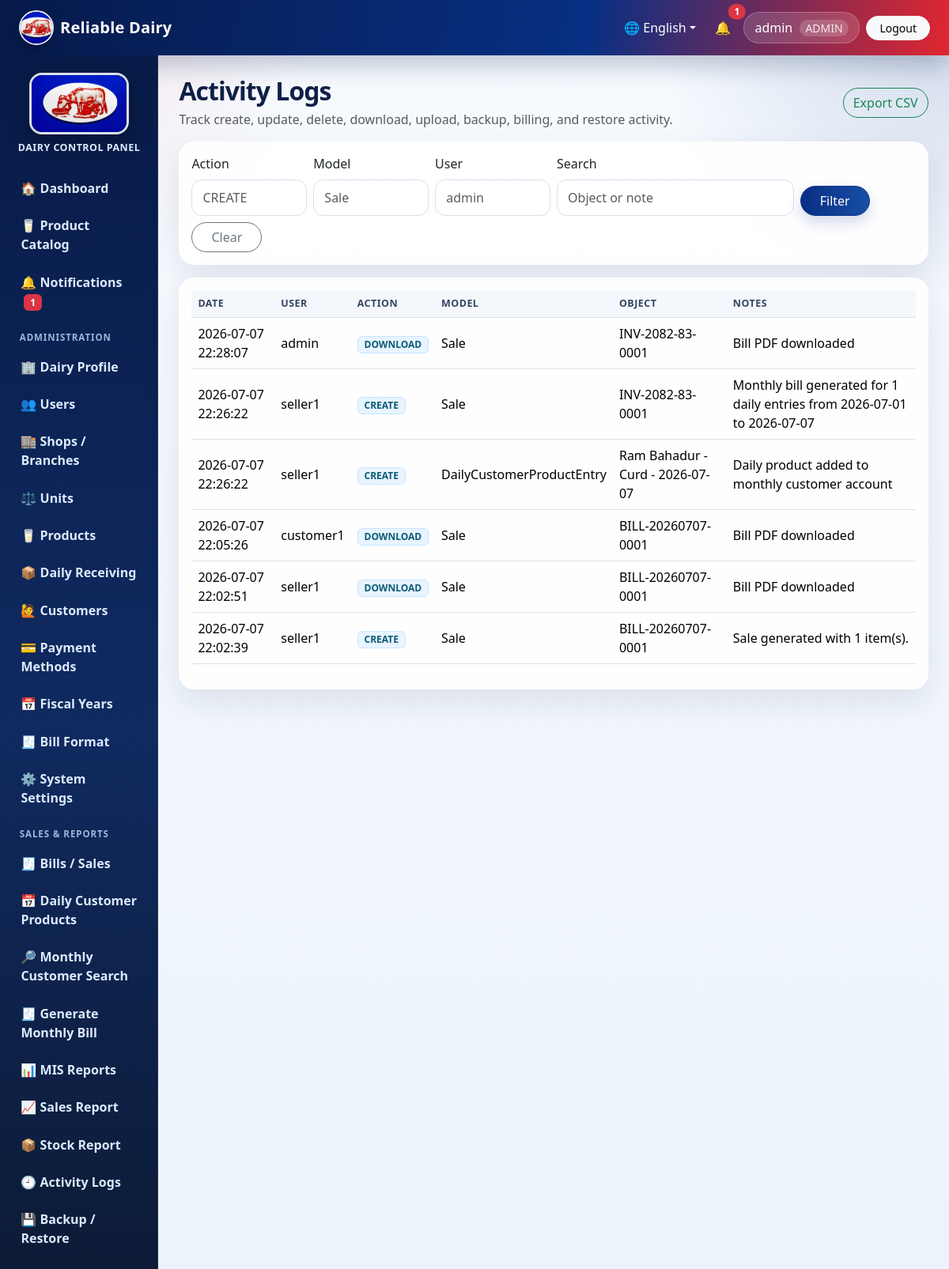
The page /activity-logs/ (signed in) on the database its author committed.
### core/models.py (models this page shows, shortened)
class DairyProfile(models.Model):
    name = models.CharField(max_length=150, default='Reliable Dairy')
    address = models.CharField(max_length=255, blank=True)
    pan_number = models.CharField(max_length=50, blank=True)
    contact_number = models.CharField(max_length=30, blank=True)
    email = models.EmailField(blank=True)
    logo_url = models.URLField(blank=True, help_text='Optional URL/path to logo')
    bill_header = models.CharField(max_length=255, blank=True)
    bill_footer = models.CharField(max_length=255, blank=True)
    terms_conditions = models.TextField(blank=True)
    updated_at = models.DateTimeField(auto_now=True)
    @classmethod
    def get_solo(cls):
        obj, _ = cls.objects.get_or_create(pk=1)
        return obj

class AuditLog(models.Model):
    user = models.ForeignKey(User, on_delete=models.SET_NULL, blank=True, null=True)
    action = models.CharField(max_length=100)
    model_name = models.CharField(max_length=100)
    object_repr = models.CharField(max_length=255)
    notes = models.TextField(blank=True)
    created_at = models.DateTimeField(auto_now_add=True)
    class Meta:
        ordering = ['-created_at']

### core/views.py (the view, shortened to what this page needs)
# urls.py: path('activity-logs/', views.audit_logs, name='audit_logs'),
@admin_required
def audit_logs(request):
    logs = AuditLog.objects.select_related('user').order_by('-created_at')
    action = request.GET.get('action', '').strip()
    model_name = request.GET.get('model', '').strip()
    user_query = request.GET.get('user', '').strip()
    q = request.GET.get('q', '').strip()
    if action:
        logs = logs.filter(action__icontains=action)
    if model_name:
        logs = logs.filter(model_name__icontains=model_name)
    if user_query:
        logs = logs.filter(user__username__icontains=user_query)
    if q:
        logs = logs.filter(Q(object_repr__icontains=q) | Q(notes__icontains=q))
    return render(request, 'core/audit_logs.html', {'logs': logs[:300], 'filters': request.GET})

### core/templates/core/audit_logs.html
{% extends 'core/base.html' %}
{% block content %}
<div class="d-flex flex-wrap justify-content-between align-items-center gap-2 mb-3">
    <div>
        <h2 class="mb-1">Activity Logs</h2>
        <p class="text-muted mb-0">Track create, update, delete, download, upload, backup, billing, and restore activity.</p>
    </div>
    <a class="btn btn-outline-success rounded-pill" href="?{{ request.GET.urlencode }}&export=csv">Export CSV</a>
</div>
<div class="card card-stat mb-3"><div class="card-body">
    <form method="get" class="row g-2">
        <div class="col-md-2"><label class="form-label">Action</label><input name="action" value="{{ filters.action }}" class="form-control" placeholder="CREATE"></div>
        <div class="col-md-2"><label class="form-label">Model</label><input name="model" value="{{ filters.model }}" class="form-control" placeholder="Sale"></div>
        <div class="col-md-2"><label class="form-label">User</label><input name="user" value="{{ filters.user }}" class="form-control" placeholder="admin"></div>
        <div class="col-md-4"><label class="form-label">Search</label><input name="q" value="{{ filters.q }}" class="form-control" placeholder="Object or note"></div>
        <div class="col-md-auto align-self-end"><button class="btn btn-primary rounded-pill px-4">Filter</button></div>
        <div class="col-md-auto align-self-end"><a class="btn btn-outline-secondary rounded-pill px-4" href="{% url 'audit_logs' %}">Clear</a></div>
    </form>
</div></div>
<div class="card card-stat"><div class="card-body table-responsive"><table class="table table-hover align-middle">
<thead><tr><th>Date</th><th>User</th><th>Action</th><th>Model</th><th>Object</th><th>Notes</th></tr></thead>
<tbody>{% for log in logs %}<tr><td>{{ log.created_at|date:'Y-m-d H:i:s' }}</td><td>{{ log.user.username|default:'System' }}</td><td><span class="badge badge-soft">{{ log.action }}</span></td><td>{{ log.model_name }}</td><td>{{ log.object_repr }}</td><td>{{ log.notes|default:'-' }}</td></tr>{% empty %}<tr><td colspan="6">No logs found.</td></tr>{% endfor %}</tbody>
</table></div></div>
{% endblock %}

### core/templates/core/base.html (shortened to what this page needs)
{% load static %}
<!doctype html>
<html lang="{{ current_language|default:'en' }}">
<head>
    <link href="https://cdn.jsdelivr.net/npm/bootstrap@5.3.3/dist/css/bootstrap.min.css" rel="stylesheet">
    <link href="{% static 'css/app.css' %}" rel="stylesheet">
</head>
<body>
<nav class="navbar navbar-expand-lg app-navbar no-print">
    <div class="container-fluid px-3 px-lg-4">
        <a class="navbar-brand d-flex align-items-center gap-2" href="{% url 'dashboard' %}">
            <img src="{{ site_logo_url }}" alt="Logo" class="brand-logo">
            <span>{{ dairy_profile.name|default:'Dairy Management System' }}</span>
        </a>
        <div class="collapse navbar-collapse" id="topNav">
            <ul class="navbar-nav ms-auto align-items-lg-center gap-lg-2">
                <li class="nav-item dropdown">
                    <a class="nav-link dropdown-toggle text-white" href="#" role="button" data-bs-toggle="dropdown">🌐 {% if current_language == 'ne' %}नेपाली{% else %}English{% endif %}</a>
                </li>
                {% if user.is_authenticated %}
                    <li class="nav-item"><a class="nav-link text-white position-relative" href="{% url 'notifications' %}">🔔 {% if unread_notifications %}<span class="position-absolute top-0 start-100 translate-middle badge rounded-pill bg-danger">{{ unread_notifications }}</span>{% endif %}</a></li>
                    <li class="nav-item"><span class="nav-link user-pill">{{ user.username }} {% if current_role %}<small>{{ current_role }}</small>{% endif %}</span></li>
                    <li class="nav-item"><a class="btn btn-light btn-sm rounded-pill px-3" href="{% url 'logout' %}">{{ L.logout }}</a></li>
                {% endif %}
            </ul>
        </div>
    </div>
</nav>
<div class="container-fluid page-shell">
    <div class="row g-0">
        {% if user.is_authenticated %}
        <aside class="col-md-3 col-lg-2 sidebar no-print">
            <div class="sidebar-logo text-center">
                <img src="{{ bill_logo_url }}" alt="Dairy Logo" class="sidebar-image">
                <div class="sidebar-title">Dairy Control Panel</div>
            </div>
            <a href="{% url 'dashboard' %}">🏠 {{ L.dashboard }}</a>
            <a href="{% url 'product_catalog' %}">🥛 {{ L.product_catalog }}</a>
            <a href="{% url 'notifications' %}">🔔 {{ L.notifications }} {% if unread_notifications %}<span class="badge bg-danger ms-1">{{ unread_notifications }}</span>{% endif %}</a>
            {% if current_role == Role.ADMIN %}
                <div class="sidebar-section">{{ L.administration }}</div>
                <a href="{% url 'dairy_profile' %}">🏢 {{ L.dairy_profile }}</a>
                <a href="{% url 'user_list' %}">👥 {{ L.users }}</a>
                <a href="{% url 'shop_list' %}">🏬 {{ L.shops }}</a>
                <a href="{% url 'unit_list' %}">⚖️ {{ L.units }}</a>
                <a href="{% url 'product_list' %}">🥛 {{ L.products }}</a>
                <a href="{% url 'receiving_list' %}">📦 {{ L.daily_receiving }}</a>
                <a href="{% url 'customer_list' %}">🙋 {{ L.customers }}</a>
                <a href="{% url 'payment_list' %}">💳 {{ L.payments }}</a>
                <a href="{% url 'fiscal_year_list' %}">📅 Fiscal Years</a>
                <a href="{% url 'bill_template_list' %}">🧾 {{ L.bill_format }}</a>
                <a href="{% url 'system_settings' %}">⚙️ {{ L.system_settings }}</a>
                <div class="sidebar-section">{{ L.sales_reports }}</div>
                <a href="{% url 'sale_list' %}">🧾 {{ L.bills_sales }}</a>
                <a href="{% url 'daily_customer_entries' %}">📅 Daily Customer Products</a>
                <a href="{% url 'monthly_customer_search' %}">🔎 Monthly Customer Search</a>
                <a href="{% url 'monthly_bill_create' %}">🧾 Generate Monthly Bill</a>
                <a href="{% url 'mis_reports' %}">📊 {{ L.mis_reports }}</a>
                <a href="{% url 'sales_report' %}">📈 {{ L.sales_report }}</a>
                <a href="{% url 'stock_report' %}">📦 {{ L.stock_report }}</a>
                <a href="{% url 'audit_logs' %}">🕘 {{ L.activity_logs }}</a>
                <a href="{% url 'backup_restore' %}">💾 {{ L.backup_restore }}</a>
            {% else %}
                <div class="sidebar-section">{{ L.customer }}</div>
                <a href="{% url 'customer_dashboard' %}">🧾 {{ L.my_profile_bills }}</a>
                <a href="{% url 'customer_profile' %}">🙋 {{ L.dairy_profile }}</a>
                <a href="{% url 'change_password' %}">🔐 {{ L.change_password }}</a>
            {% endif %}
        </aside>
        <main class="col-md-9 col-lg-10 main-content">
        {% else %}
        <main class="col-12 main-content login-main">
        {% endif %}
            {% block content %}{% endblock %}
        </main>
    </div>
</div>
</body>
</html>

### static/css/app.css (style rules this page uses)
:root { --nav-blue: #082f83; --nav-blue-2: #061a4a; --accent-red: #e1262f; --accent-red-dark: #b71924; --soft-blue: #eef5ff; --text-dark: #172033; --muted: #64748b; --card-shadow: 0 16px 40px rgba(15, 30, 65, .10); }
* { box-sizing: border-box; }
body { min-height: 100vh; background: radial-gradient(circle at top left, rgba(225,38,47,.10), transparent 25rem), radial-gradient(circle at top right, rgba(8,47,131,.16), transparent 24rem), linear-gradient(180deg, #f7fbff 0%, #edf3fb 100%); color: var(--text-dark); }
.app-navbar { background: linear-gradient(100deg, var(--nav-blue-2), var(--nav-blue) 62%, var(--accent-red)); box-shadow: 0 12px 32px rgba(6,26,74,.25); }
.navbar-brand { color: #fff !important; font-weight: 800; letter-spacing: .2px; }
.brand-logo { width: 44px; height: 44px; object-fit: cover; border-radius: 50%; border: 2px solid rgba(255,255,255,.9); box-shadow: 0 6px 16px rgba(0,0,0,.25); }
.user-pill { color: #fff !important; background: rgba(255,255,255,.14); border: 1px solid rgba(255,255,255,.22); border-radius: 999px; padding: .45rem .85rem !important; }
.user-pill small { opacity: .88; margin-left: .3rem; background: rgba(255,255,255,.20); padding: .08rem .45rem; border-radius: 999px; }
.page-shell { padding: 0; }
.sidebar { min-height: calc(100vh - 70px); background: linear-gradient(180deg, #071b48, #102a60 55%, #0c1b36); padding: 1rem .7rem; position: sticky; top: 0; overflow-y: auto; box-shadow: inset -1px 0 0 rgba(255,255,255,.08); }
.sidebar-logo { padding: .35rem .35rem 1rem; }
.sidebar-image { width: 126px; height: 78px; object-fit: cover; border-radius: 1rem; border: 3px solid rgba(255,255,255,.86); box-shadow: 0 12px 30px rgba(0,0,0,.30); }
.sidebar-title { color: #dbeafe; font-size: .78rem; font-weight: 700; letter-spacing: .04em; margin-top: .55rem; text-transform: uppercase; }
.sidebar-section { color: #9fb5d9; font-size: .72rem; font-weight: 800; letter-spacing: .08em; padding: .75rem .85rem .25rem; text-transform: uppercase; }
.sidebar a { color: #dbeafe; display: block; padding: .66rem .85rem; text-decoration: none; border-radius: .8rem; margin: .14rem .1rem; font-weight: 650; transition: all .18s ease; }
.main-content { padding: 1.65rem; }
.page-title, h2 { font-weight: 850; letter-spacing: -.03em; color: #102047; }
.card-stat, .app-card { border: 0; border-radius: 1.25rem; background: rgba(255,255,255,.92); box-shadow: var(--card-shadow); overflow: hidden; }
.card-stat .card-body { position: relative; }
.table { --bs-table-bg: transparent; }
.table thead th { white-space: nowrap; color: #344563; font-size: .78rem; text-transform: uppercase; letter-spacing: .04em; background: #f4f7fb; }
.table tbody td { vertical-align: middle; }
.badge-soft { background: #e9f4ff; color: #095c78; border: 1px solid #c5e7ff; }
.btn-primary { background: linear-gradient(90deg, var(--nav-blue), #174ea6); border-color: var(--nav-blue); box-shadow: 0 8px 18px rgba(8,47,131,.18); }
.form-control, .form-select { border-radius: .8rem; border-color: #d7e0ec; padding: .62rem .82rem; }

### rows shown on the page
DairyProfile: name "Reliable Dairy"
AuditLog: created_at "2026-07-07 22:28:07", user.username "admin", action "DOWNLOAD", model_name "Sale", object_repr "INV-2082-83-0001", notes "Bill PDF downloaded"
AuditLog: created_at "2026-07-07 22:26:22", user.username "seller1", action "CREATE", model_name "Sale", object_repr "INV-2082-83-0001", notes "Monthly bill generated for 1 daily entries from 2026-07-01 to 2026-07-07"
AuditLog: created_at "2026-07-07 22:26:22", user.username "seller1", action "CREATE", model_name "DailyCustomerProductEntry", object_repr "Ram Bahadur - Curd - 2026-07-07", notes "Daily product added to monthly customer account"
AuditLog: created_at "2026-07-07 22:05:26", user.username "customer1", action "DOWNLOAD", model_name "Sale", object_repr "BILL-20260707-0001", notes "Bill PDF downloaded"
AuditLog: created_at "2026-07-07 22:02:51", user.username "seller1", action "DOWNLOAD", model_name "Sale", object_repr "BILL-20260707-0001", notes "Bill PDF downloaded"
AuditLog: created_at "2026-07-07 22:02:39", user.username "seller1", action "CREATE", model_name "Sale", object_repr "BILL-20260707-0001", notes "Sale generated with 1 item(s)."

### other values the page prints
{{ unread_notifications }} "1"
{{ user.username }} "admin"
{{ current_role }} "ADMIN"
{{ L.logout }} "Logout"
{{ L.dashboard }} "Dashboard"
{{ L.product_catalog }} "Product Catalog"
{{ L.notifications }} "Notifications"
{{ L.administration }} "ADMINISTRATION"
{{ L.dairy_profile }} "Dairy Profile"
{{ L.users }} "Users"
{{ L.shops }} "Shops / Branches"
{{ L.units }} "Units"
{{ L.products }} "Products"
{{ L.daily_receiving }} "Daily Receiving"
{{ L.customers }} "Customers"
